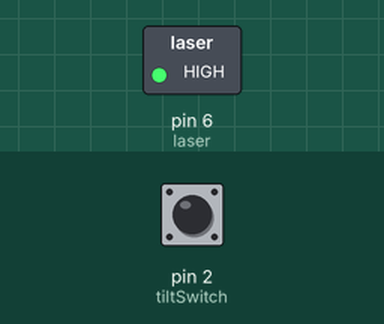
Recording of a sketch running on a simulated Arduino Uno, built with avr-gcc and run on an emulated ATmega328P. Parts: switched loads named in the sketch (green lamp = pin HIGH). Inputs (shaded band) come from the test bench; at power-on: pin 2 (tiltSwitch) HIGH.

Above: at 1.2 s.
1.3 s: pin 2 (tiltSwitch) pulled LOW for 0.15 s
At 1.37 s:
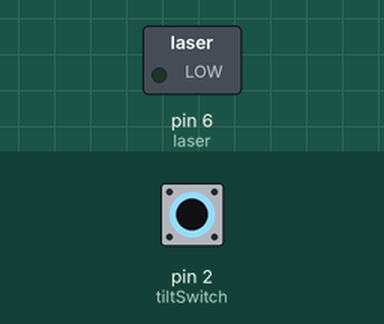
2.9 s: pin 2 (tiltSwitch) pulled LOW for 3.2 s
At 7.5 s:
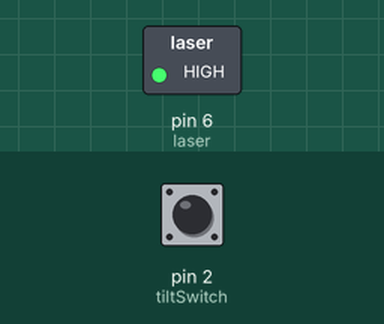
Timing chart, 0 to 9.0 s (numbered marks = the images above; inputs shaded):
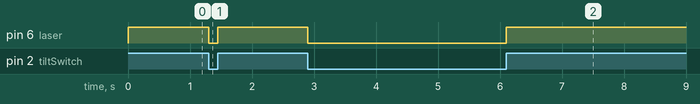

The sketch:

Atacamite-tilt-laser.ino
```cpp
/*
 * tilt switch with pull up on pin 2
 *
 * laser on pin 6
 *
 * laser switches on when tilt switch tilted
 */

int tiltSwitch = 2;
int laser = 6;

void setup() {
  // put your setup code here, to run once:
pinMode(tiltSwitch, INPUT_PULLUP);
pinMode(laser,OUTPUT);


}

void loop() {
  // put your main code here, to run repeatedly:

digitalWrite(laser,digitalRead(tiltSwitch));


}
```

Measured:
- after the input at 1.3 s, pin 6 (laser): HIGH → LOW at once, → HIGH 0.15 s later
- after the input at 2.9 s, pin 6 (laser): HIGH → LOW at once, → HIGH 3.2 s later
